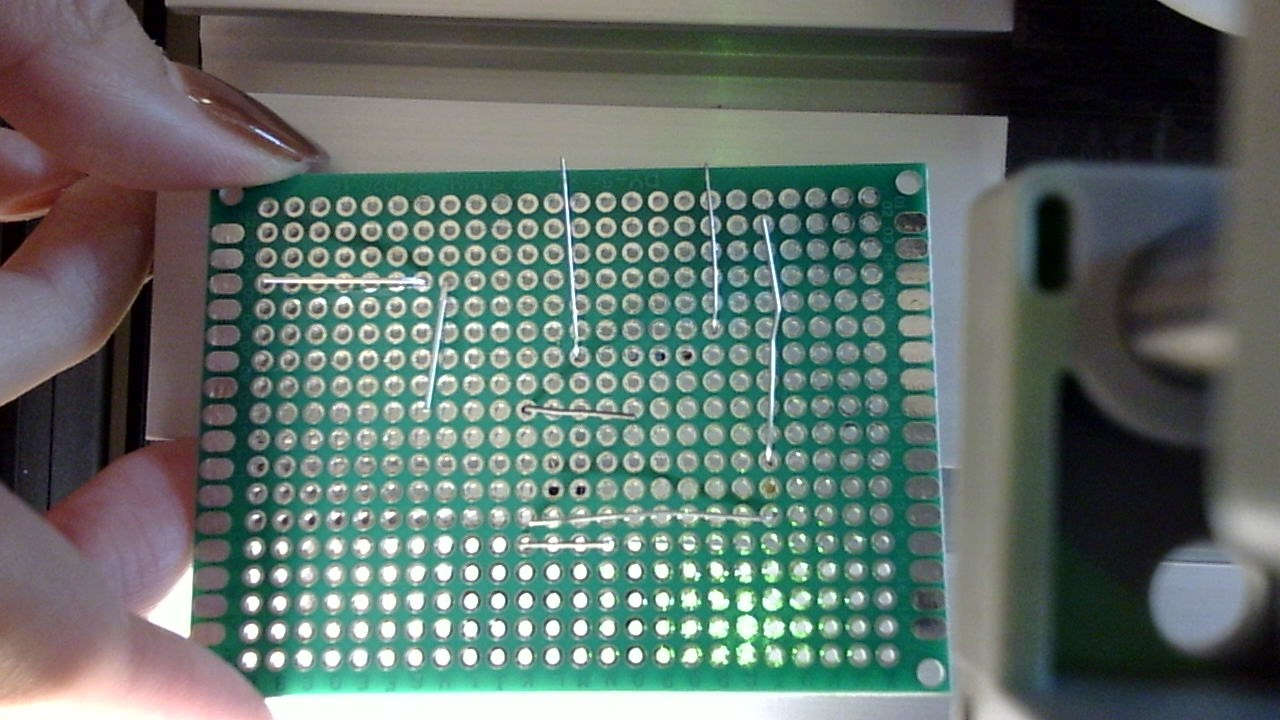
#> input picture entire-pcb-in-view.jpg, 1280 x 720 px
$ python hole-detection.py
#> lines starting #> are read from the running program, lines starting #| are printed output that depends on the picture; after the words box and inside, x2 and y2 are one past the last pixel; in counts of white or black regions, pixels touching at a corner belong together
import cv2
import numpy as np
from scipy.spatial.distance import cdist

# --- Configuration ---
# The name of the uploaded image file
IMAGE_PATH = 'entire-pcb-in-view.jpg'

# Hough Circle Detection Parameters (tuned for the uploaded PCB image)
# These are used only to sample enough circles to establish the grid geometry.
DP = 1.2
MIN_DIST = 15
PARAM1 = 50
PARAM2 = 20
MIN_RADIUS = 5
MAX_RADIUS = 12

def detect_pcb_corners(image_path):
    """
    Loads an image, detects initial circles to establish the underlying grid,
    and then calculates and draws only the four corner circles based on symmetry.
    """
#> called with image_path = 'entire-pcb-in-view.jpg'
    try:
        # 1. Load and Preprocess Image
        img = cv2.imread(image_path)
#> img is the input picture: shape (720, 1280, 3); mean B, G, R 104.4, 110, 95.7
        if img is None:
            print(f"Error: Could not load image at {image_path}")
            return

        output_img = img.copy()
        gray = cv2.cvtColor(img, cv2.COLOR_BGR2GRAY)
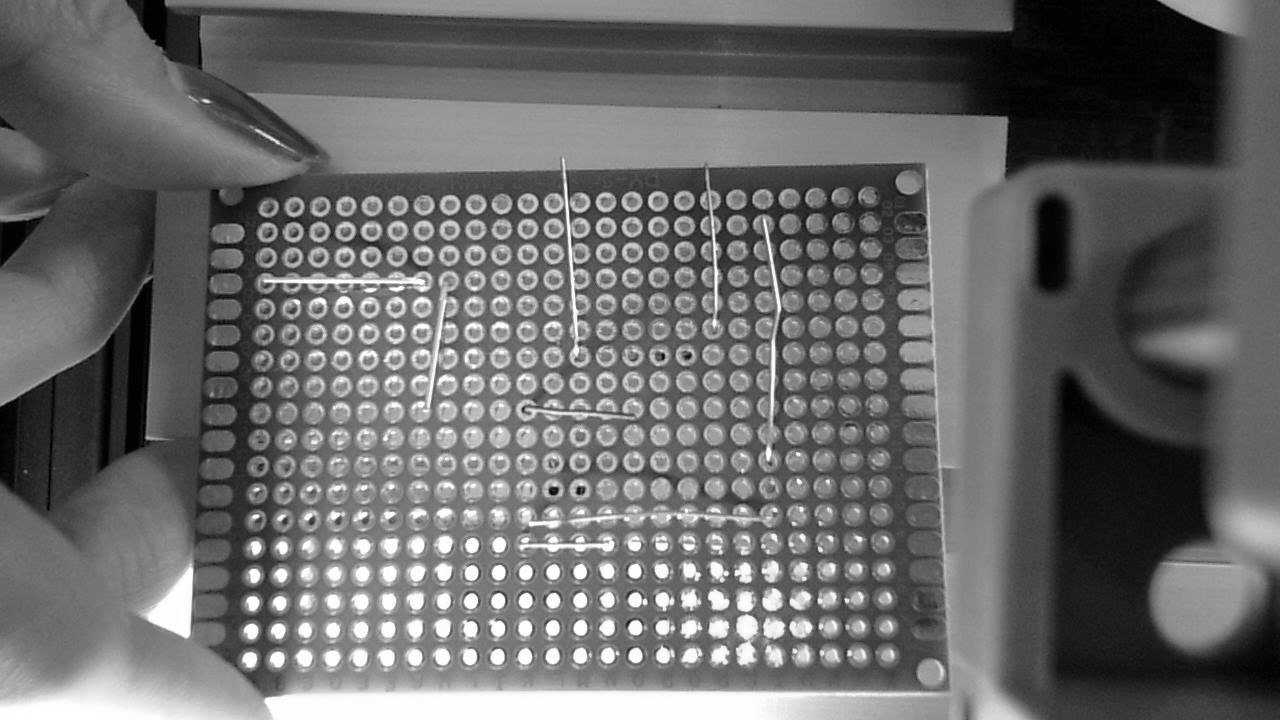
#> gray: shape (720, 1280); min 0, max 255, mean 105.1
        blurred = cv2.GaussianBlur(gray, (7, 7), 0)

        # 2. Initial Hough Circle Detection (Sampling the grid)
        # We need a dense sample of centers to accurately calculate pitch and origin.
        circles = cv2.HoughCircles(
            blurred,
            cv2.HOUGH_GRADIENT,
            dp=DP,
            minDist=MIN_DIST,
            param1=PARAM1,
            param2=PARAM2,
            minRadius=MIN_RADIUS,
            maxRadius=MAX_RADIUS
        )
#> circles = 432 rows, first 8: [658.2, 251.4, 10.28], [527.4, 228.6, 10.4], [873, 325.8, 11.12], [823.8, 460.2, 11.24], [423, 229.8, 10.4], [527.4, 253.8, 10.4], [658.2, 226.2, 10.28], [345, 231, 10.16]

        if circles is None:
            print("Error: No circles detected initially. Cannot establish grid geometry.")
            return

        circles = np.uint16(np.around(circles))[0, :]
#> circles = 432 rows, first 8: [658, 251, 10], [527, 229, 10], [873, 326, 11], [824, 460, 11], [423, 230, 10], [527, 254, 10], [658, 226, 10], [345, 231, 10]
        centers = circles[:, :2] # (x, y) coordinates
#> centers = 432 pairs, first value 209 to 933, second value 193 to 673
        radii = circles[:, 2]    # r (radius)
#> radii = 432 values, max 11 at index 2, min 5 at index 357, mean 9.67

        # 3. Calculate Grid Geometry (Pitch and Radius)

        # Get the average radius for consistent drawing size
        avg_r = int(np.mean(radii))
#> avg_r = 9

        # Calculate the average pitch (distance between nearest neighbors)
        distances = cdist(centers, centers)
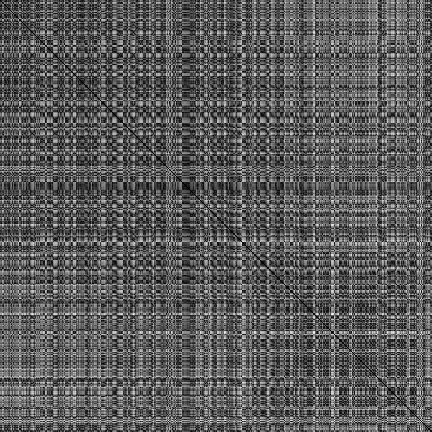
#> distances: shape (432, 432) float64; min 0, max 851.2, mean 305.9; drawn with min black and max white
        np.fill_diagonal(distances, np.inf)
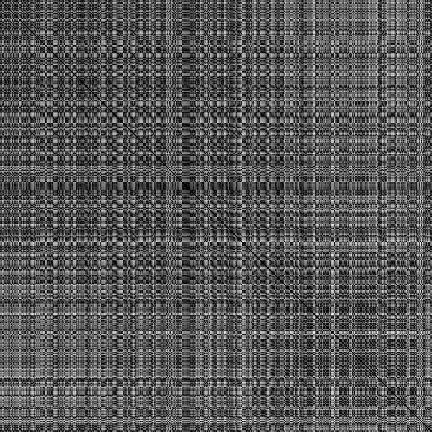
#> distances: shape (432, 432) float64; 0.23% of pixels changed, all inside (x1, y1, x2, y2) = (0, 0, 432, 432); drawn with min black, max white, NaN and infinite black
        min_distances = np.min(distances, axis=1)
#> min_distances = 432 values, max 47.54 at index 420, min 23.02 at index 93, mean 25.88
        avg_pitch = int(np.mean(min_distances))
#> avg_pitch = 25

        # 4. Determine Grid Origin and Extent

        # Find the center point closest to the absolute top-left corner
        origin_x = np.min(centers[:, 0])
#> origin_x = 209
        origin_y = np.min(centers[:, 1])
#> origin_y = 193
        min_dist_to_origin_idx = np.argmin(np.sum((centers - [origin_x, origin_y])**2, axis=1))
#> min_dist_to_origin_idx = 409
        true_origin = centers[min_dist_to_origin_idx]
#> true_origin = [230, 193]

        # Determine the maximum extent of the detected grid
        max_x = np.max(centers[:, 0])
#> max_x = 933
        max_y = np.max(centers[:, 1])
#> max_y = 673

        # Calculate the number of rows/columns in the visible grid
        # The -1 is because we calculate the number of steps (gaps), not the total count
        num_cols = int(np.round((max_x - true_origin[0]) / avg_pitch))
#> num_cols = 28
        num_rows = int(np.round((max_y - true_origin[1]) / avg_pitch))
#> num_rows = 19

        print(f"Calculated Grid Dimensions (0-indexed steps): {num_cols + 1} columns x {num_rows + 1} rows.")
#| Calculated Grid Dimensions (0-indexed steps): 29 columns x 20 rows.
        print(f"Grid Origin (Top-Left): ({true_origin[0]}, {true_origin[1]})")
#| Grid Origin (Top-Left): (230, 193)

        # 5. Define Corner Coordinates

        # The corners are calculated using the origin, the pitch, and the number of steps (num_rows/num_cols).
        corners = [
            # Top-Left (C=0, R=0)
            (true_origin[0], true_origin[1]),

            # Top-Right (C=Max, R=0)
            (true_origin[0] + num_cols * avg_pitch, true_origin[1]),

            # Bottom-Left (C=0, R=Max)
            (true_origin[0], true_origin[1] + num_rows * avg_pitch),

            # Bottom-Right (C=Max, R=Max)
            (true_origin[0] + num_cols * avg_pitch, true_origin[1] + num_rows * avg_pitch)
        ]
#> corners = [(230, 193), (930, 193), (230, 668), (930, 668)]

        # 6. Draw the Corner Circles
        drawn_count = 0
        for x, y in corners:
            # Draw a bright Yellow circle
            cv2.circle(output_img, (x, y), avg_r + 2, (0, 255, 255), 3) # +2 radius and thickness 3 for visibility
            # Draw a small Red dot at the center
            cv2.circle(output_img, (x, y), 2, (0, 0, 255), -1)
            drawn_count += 1
#> this loop made 4 passes
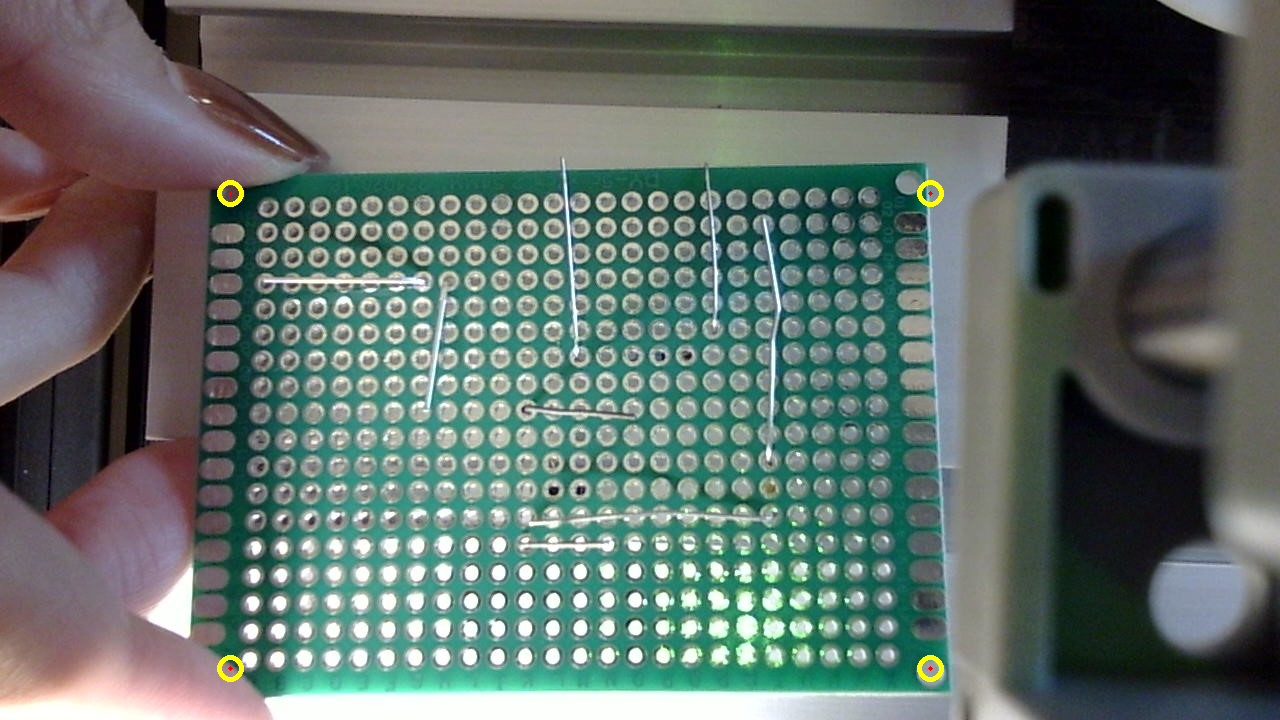
#> output_img: shape (720, 1280, 3); 0.15% of pixels changed, all inside (x1, y1, x2, y2) = (217, 180, 944, 682)
#> after the loop, drawn_count = 4

        # 7. Display Results
        print(f"Successfully highlighted {drawn_count} corner circles.")
#| Successfully highlighted 4 corner circles.

        # Resize the output image for better viewing
        height, width = output_img.shape[:2]
#> height = 720; width = 1280
        max_dim = 800
        if height > max_dim or width > max_dim:
            scale = max_dim / max(height, width)
#> scale = 0.625
            output_img = cv2.resize(output_img, (int(width * scale), int(height * scale)))
#> output_img: shape (450, 800, 3)

        cv2.imshow('PCB Corner Detection', output_img)
        cv2.waitKey(0)
        cv2.destroyAllWindows()

    except Exception as e:
        print(f"An error occurred: {e}")

if __name__ == '__main__':
    detect_pcb_corners(IMAGE_PATH)
